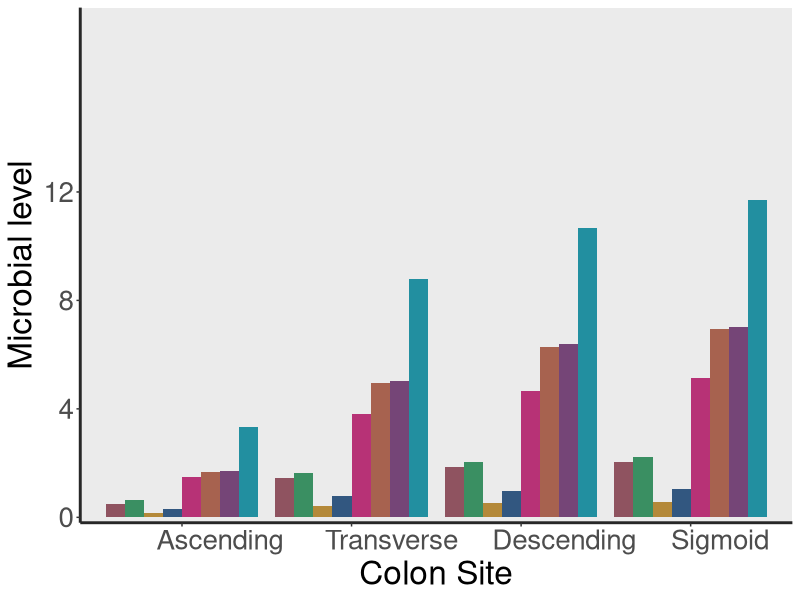
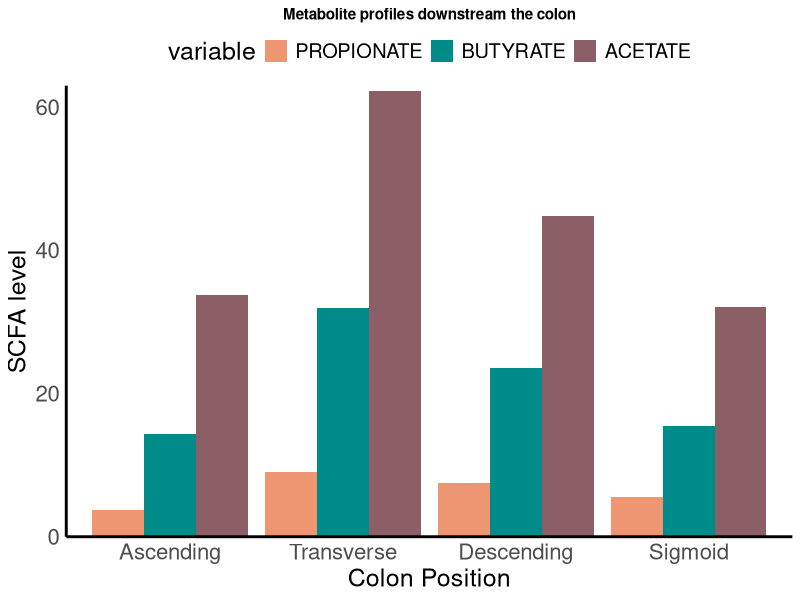
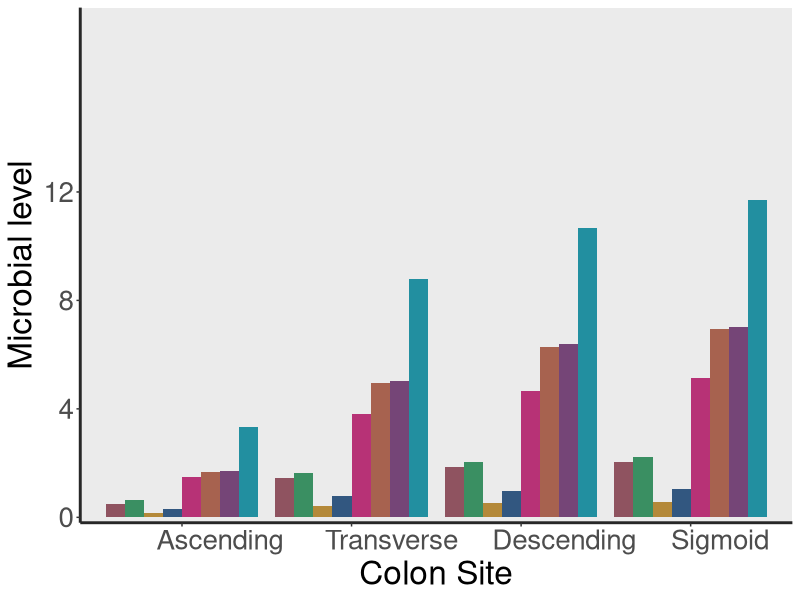
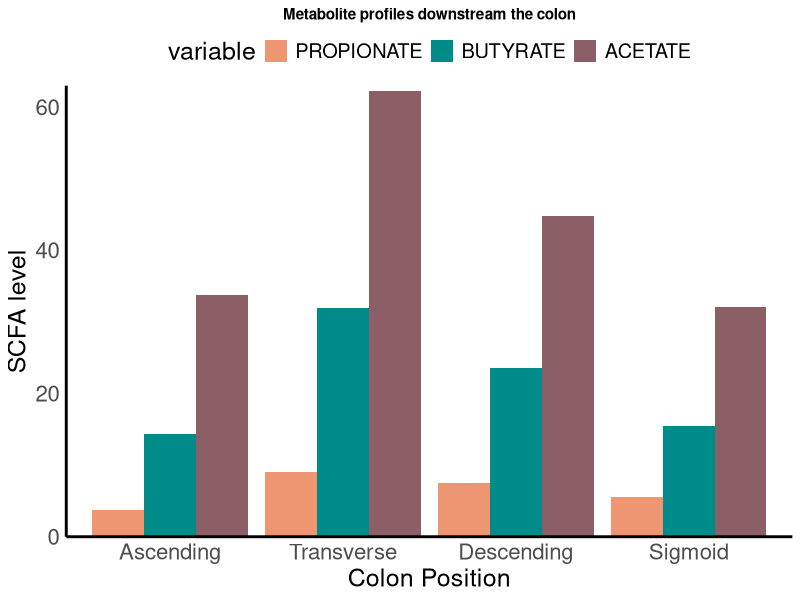

These figures' R source, in order:
# library(dplyr)
# library(corrplot)

# library(ggcorrplot)
library(RColorBrewer)
library(ggplot2)
library(reshape2)
library(stringr)
library(readxl)


bacteria_12m_1102 <- read_excel("bacteria_12m.xlsx")
bacteria<-bacteria_12m_1102[1:4,]
colnames(bacteria)[1]<-"Position"

mets_12m<-read_excel("mets_12m.xlsx")

mets<-mets_12m[1:4,c(1,6,10,5)]   ## prop, but, ac
colnames(mets)[1]<-"Position"


bacteria$Position <- factor(bacteria$Position, levels=unique(bacteria$Position))
colnames(bacteria)[2:ncol(bacteria)]<-str_replace(colnames(bacteria)[2:ncol(bacteria)],'_','.')
# bacteria<-bacteria[c(1,6,2,5,3,4)]
bacteria<-bacteria[c(1,7,5,6,4,2,9,8,3)]
colnames(bacteria)<-c("Position","Ehallii" ,"Bbr", "Bad", "Blg", "Bth","Rint", "Fpr","Bfr"   )

mets$Position <- factor(mets$Position, levels=unique(mets$Position))
mets<-melt(mets)
bacteria<-melt(bacteria)


col_8 <- brewer.pal(8, "Set3")
col_8 <- brewer.pal(8, "Set1")
col_8 <- brewer.pal(8, "YlOrRd")
col_8 <- brewer.pal(8, "BuGn")
col_8 <- brewer.pal(8, "Greys")

col_8<-c(brewer.pal(n=8,name="Set3")[1:5],rev(brewer.pal(n=8,name="Set3")[6:8]))
col_8<-c("#80B1D3","#FDB462","#B3DE69","#FCCDE5","#8DD3C7","#FFFFB3","#BEBADA","#d87b7d")
col_8<-c("#80B1D3","#FDB462","#B3DE69","#FCCDE5","#8DD3C7","#FFFFB3","#BC80BD","#FB8072")
col_8<-c("#BC80BD","#FDB462","#B3DE69","#FCCDE5","#8DD3C7","#FFFFB3","#80B1D3","#FB8072")
col_8<-c("#BC80BD","#FDB462","#B3DE69","#FB8072","#8DD3C7","#FFFFB3","#80B1D3","#e886ba")
col_8<-c("#BC80BD","#FDB462","#B3DE69","#FB8072","#8DD3C7","#FFFFB3","#80B1D3","#f291c4")
col_8<-c("#BC80BD","#FDB462","#B3DE69","#FB8072","#8DD3C7","#FFFFB3","#80B1D3","#f7aad2")
col_8<-c("#BC80BD","#FDB462","#B3DE69","#FB8072","#8DD3C7","#FFFFB3","#80B1D3","#bdb9d8")    ## chosen color
# col_8<-c("#BC80BD","#FDB462","#B3DE69","#FB8072","#8DD3C7","#FFFFB3","#80B1D3","#fecde4")
species_main5_sondii<-c("#b73276", "#228fa0", "#325780", "#3a8f62", "#b48939")
species_other3_sondii<-c("#8f5360", "#754577", "#a7624f")

col_8<-c(species_main5_sondii,species_other3_sondii)
col_8<-col_8[c(6,4,5,3,1,8,7,2)]
# col_8<-col_8[c(5,1,4,2,3)]

# dat <- data.frame(
#   position_colon = factor(c("Acending","Transverse","Descending","Sigmoid"), 
#                           levels=c("Acending","Transverse","Descending","Sigmoid")),
#   total_bill = c(14.89, 17.23)
# )
# levels(position_colon)=c('ascending','transverse','descending',"sigmoid")

# qplot(name,score,data = a, geom = 'bar')
colnames(bacteria)[2]<-"Species"
p <-ggplot(bacteria, aes(x=Position,y=value,fill=Species))
# p<-p + theme_minimal()
p<-p+theme(panel.grid=element_blank(),panel.border=element_blank(),axis.line=element_line(size=0.1,colour="#5e5e5e"),
           # axis.text.x = element_text(angle = 13, hjust = 1))
           axis.text.x = element_text(angle = 0, hjust = 0.2))

           p<-p+theme(
  panel.grid.major = element_blank(),
  panel.grid.minor = element_blank(),
  # panel.border = element_rect(
  #   colour = "#5e5e5e",
  #   fill = NA,
  #   size = 0.3)
  text = element_text(size = 24, family = "Helvetica"),
  axis.text = element_text(size = 20, family = "Helvetica"),
  panel.border = element_blank(),
  axis.line = element_line(colour = "#272727", size=1)
)

p<-p +geom_bar(stat = "identity", position=position_dodge())
p<-p + scale_y_continuous(expand = c(0, 0), limits = c(-0.2, 18.8), breaks = c(0, 4,8,12 ))

p <- p + labs(
              # title = "Microbial profiles downstream the colon",
              x="Colon Site",y="Microbial level",
              size = 19, color = "black",family = "Helvetica")
# p<-p + theme(plot.title = element_text(size = 11, color = "black", 
#                                     hjust = 0.5, face = "bold", 
#                                     angle = 30))

# p<-p+scale_fill_brewer(palette="Dark2")
# p<-p+scale_fill_brewer(palette="Accent")
# p<-p+scale_fill_brewer(palette="Set3")
p<-p+scale_fill_manual(values = col_8)

p<- p + theme(legend.position="none") 
p

ggsave("Fig.4e.pdf",device="pdf",width=7.2,height=3.5)


p <-ggplot(mets, aes(x=Position,y=value,fill=variable))
p<-p + theme_minimal()
p<-p+theme(panel.grid=element_blank(),panel.border=element_blank(),axis.line=element_line(size=1,colour="black"))
p<-p +geom_bar(stat = "identity", position=position_dodge())
# p<-p + scale_y_continuous(expand = c(0, 0), limits = c(0, 120))
# 
p<-p + scale_y_continuous(expand = c(0, 0), limits = c(0, 63))
p<-p+theme(plot.background = NULL)
p <- p + labs(title = "Metabolite profiles downstream the colon",x="Colon Position",y="SCFA level",
              size = 13, color = "black")
p<-p + theme(plot.title = element_text(size = 11, color = "black", 
                                       hjust = 0.5, face = "bold", 
                                       angle = 0),
             text = element_text(size = 18, family = "Helvetica"),
             axis.text = element_text(size = 16, family = "Helvetica"),
             panel.border = element_blank())

# p<-p+scale_fill_brewer(palette="Dark2")
# p<-p+scale_fill_brewer(palette="Accent")
p<-p+scale_fill_manual(values = c("lightsalmon2", "darkcyan","lightpink4"))
p<- p + theme(legend.position="top") 
p

ggsave("SCFA_profile_along_colon_12m.pdf",device="pdf",width=8,height=5)

